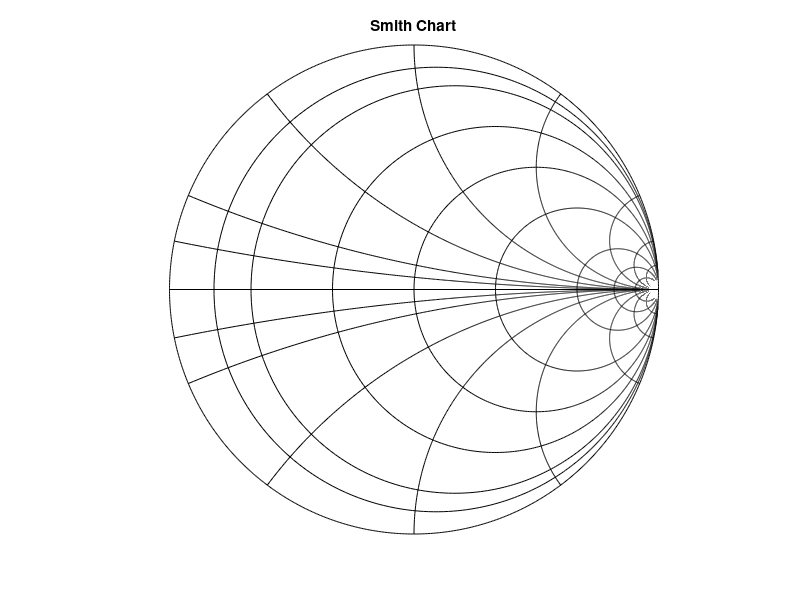

The MATLAB source for this figure:
clc;
clear;
close all;

figure
hold on
axis equal
axis off

%% Unit circle
th = linspace(0, 2*pi, 1000);
plot(cos(th), sin(th), 'k')

%% Real axis
plot([-1 1], [0 0], 'k')

%% Constant resistance circles (r = const)
r_values = [0.1 0.2 0.5 1 2 5 10 20];
x = linspace(-50, 50, 4000);

for r = r_values
    z = r + 1j*x;
    gamma = (z - 1) ./ (z + 1);
    plot(real(gamma), imag(gamma), 'k')
end

%% Constant reactance circles (x = const)
x_values = [0.1 0.2 0.5 1 2 5 10 20];
r = linspace(0, 50, 4000);

for x = x_values
    % Positive reactance
    z = r + 1j*x;
    gamma = (z - 1) ./ (z + 1);
    plot(real(gamma), imag(gamma), 'k')
    
    % Negative reactance
    z = r - 1j*x;
    gamma = (z - 1) ./ (z + 1);
    plot(real(gamma), imag(gamma), 'k')
end

title('Smith Chart')
